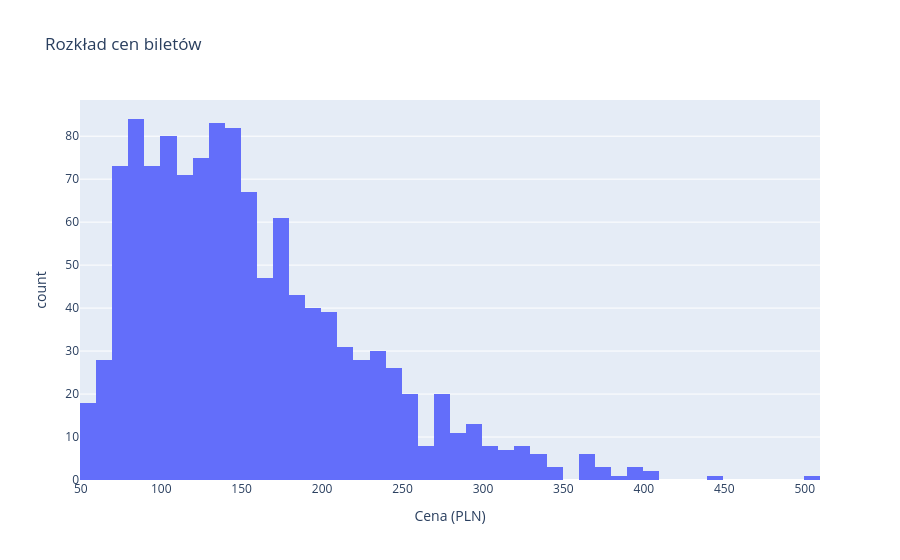
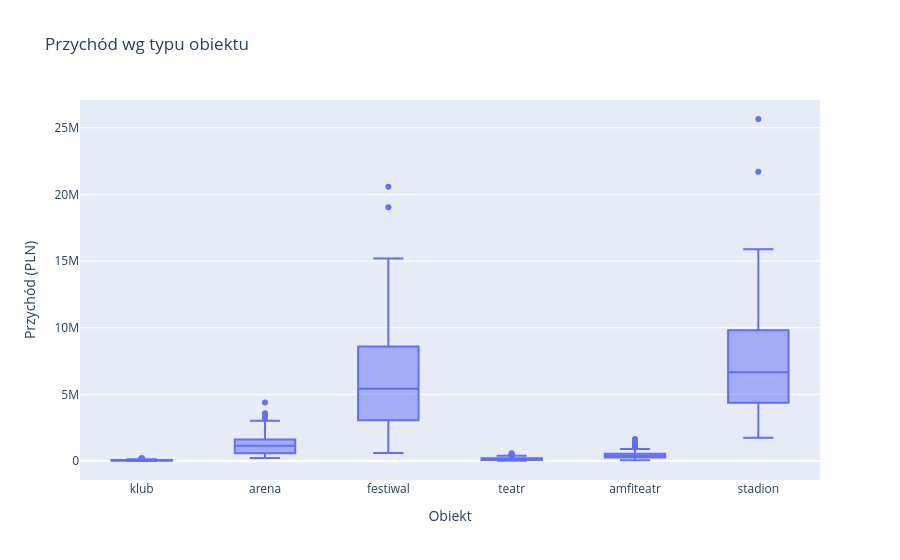

The notebook cell saved with these charts, in order:
### Markdown cell above
## Część 4: Histogram i boxplot

### Code cell
def plot_price_histogram(df: pd.DataFrame) -> go.Figure:
    return px.histogram(df, x='cena_biletu_pln', nbins=50, title='Rozkład cen biletów', labels={'cena_biletu_pln': 'Cena (PLN)'})

def plot_revenue_boxplot(df: pd.DataFrame) -> go.Figure:
    return px.box(df, x='typ_obiektu', y='przychod_pln', title='Przychód wg typu obiektu', labels={'typ_obiektu': 'Obiekt', 'przychod_pln': 'Przychód (PLN)'})

plot_price_histogram(df).show()
plot_revenue_boxplot(df).show()

### Figure 1 — Plotly figure (JSON) as saved in the notebook; plotly's stock layout.template omitted (floating-point values rounded to 4 significant figures; data arrays with more than 128 entries replaced by an {"elided": "..."} marker saying what was removed)
{"data": [{"bingroup": "x", "hovertemplate": "Cena (PLN)=%{x}<br>count=%{y}<extra></extra>", "legendgroup": "", "marker": {"color": "#636efa", "pattern": {"shape": ""}}, "name": "", "nbinsx": 50, "orientation": "v", "showlegend": false, "type": "histogram", "x": {"elided": "1200 float values"}, "xaxis": "x", "yaxis": "y"}], "layout": {"barmode": "relative", "legend": {"tracegroupgap": 0}, "title": {"text": "Rozkład cen biletów"}, "xaxis": {"anchor": "y", "domain": [0, 1], "title": {"text": "Cena (PLN)"}}, "yaxis": {"anchor": "x", "domain": [0, 1], "title": {"text": "count"}}}}

### Figure 2 — Plotly figure (JSON) as saved in the notebook; plotly's stock layout.template omitted (floating-point values rounded to 4 significant figures; data arrays with more than 128 entries replaced by an {"elided": "..."} marker saying what was removed)
{"data": [{"alignmentgroup": "True", "hovertemplate": "Obiekt=%{x}<br>Przychód (PLN)=%{y}<extra></extra>", "legendgroup": "", "marker": {"color": "#636efa"}, "name": "", "notched": false, "offsetgroup": "", "orientation": "v", "showlegend": false, "type": "box", "x": {"elided": "1200 str values"}, "x0": " ", "xaxis": "x", "y": {"elided": "1200 int values"}, "y0": " ", "yaxis": "y"}], "layout": {"boxmode": "group", "legend": {"tracegroupgap": 0}, "title": {"text": "Przychód wg typu obiektu"}, "xaxis": {"anchor": "y", "domain": [0, 1], "title": {"text": "Obiekt"}}, "yaxis": {"anchor": "x", "domain": [0, 1], "title": {"text": "Przychód (PLN)"}}}}
